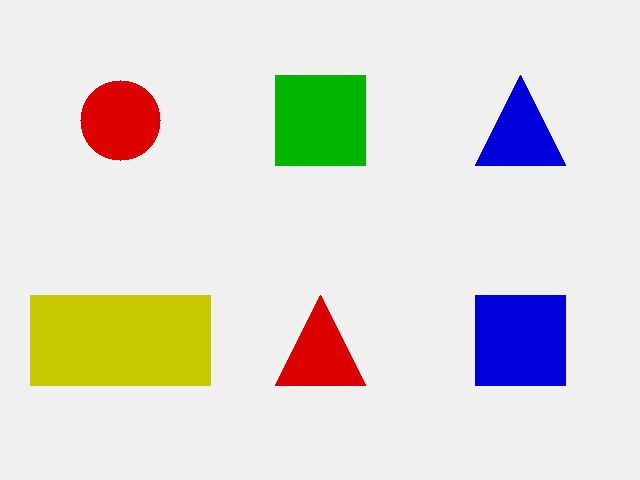
#> input picture vision/sample.png, 640 x 480 px
$ python -i detector.py   (imports and definitions only)
#> lines starting #> are read from the running program, lines starting #| are printed output that depends on the picture; after the words box and inside, x2 and y2 are one past the last pixel; in counts of white or black regions, pixels touching at a corner belong together
#> further down, picture is the input picture: shape (480, 640, 3); mean B, G, R 212.6, 219.2, 221
"""OpenCV 颜色 + 形状识别核心（S4-02 / S4-03）。

识别流水线：
    RGB 帧 -> 裁剪 ROI -> BGR 转 HSV -> 逐颜色多段阈值分割 -> 形态学开/闭去噪
    -> findContours -> 按面积过滤 -> 形状分类 -> minAreaRect 取中心点/方向角
    -> 组装 Target 列表

设计要点（面试可讲）：
    - 用 HSV 而非 RGB 分割：颜色主要由色相 H 决定，对亮度变化、阴影更鲁棒；
    - 红色在 HSV 色相环上跨 0/180 两端，因此拆成 [0,10] 与 [170,180] 两段再并成一个 mask；
    - 开运算(先腐蚀后膨胀)去孤立噪点，闭运算(先膨胀后腐蚀)填目标内部空洞，让轮廓更干净；
    - 形状用「圆度 + 多边形逼近顶点数」联合判断，不只看顶点数（圆形逼近会有很多顶点）。
"""
import json
import math
import os
from dataclasses import dataclass, asdict
from typing import List, Optional, Tuple

import cv2
import numpy as np

# 稳定排序用的颜色顺序（与识别顺序无关，仅用于让目标列表在帧间保持稳定）
COLOR_ORDER = {"red": 0, "green": 1, "blue": 2, "yellow": 3, "pink": 4}

# 绘制叠加层时各颜色类别对应的 BGR 颜色
COLOR_BGR = {
    "red": (0, 0, 255),
    "green": (0, 200, 0),
    "blue": (255, 0, 0),
    "yellow": (0, 220, 220),
    "pink": (255, 180, 220),
}


@dataclass
class Target:
    """一个被识别到的目标物。坐标均为全图像素坐标（配置 ROI 时会自动加回偏移）。"""
    color: str          # 颜色类别名，如 red/green/blue/yellow
    shape: str          # 形状：circle/triangle/square/diamond/rectangle/pentagon/polygon/unknown
    cx: float           # 中心点 x（像素）
    cy: float           # 中心点 y（像素）
    angle: float        # minAreaRect 方向角（度）
    w: float            # 最小外接矩形宽（像素）
    h: float            # 最小外接矩形高（像素）
    area: float         # 轮廓面积（像素^2）
    confidence: float   # 填充度 [0,1]：轮廓面积 / 最小外接矩形面积
    ts: float           # 时间戳（秒）
    vertices: Optional[List[Tuple[float, float]]] = None  # 轮廓逼近顶点（贴合形状绘制用，圆为 None）

    def to_dict(self) -> dict:
        return asdict(self)


def classify_shape(contour, area: float):
    """按轮廓特征分类形状，返回 (形状名, 贴合绘制顶点)，圆返回 (shape, None)。

    判断依据：
        - 圆度 = 4*pi*面积 / 周长^2：圆≈1、正方形≈0.785、三角形≈0.6；
        - 再用多边形逼近（approxPolyDP）数顶点，区分三角 / 四边 / 五边；
        - 逼近后用 _drop_spurious 去掉圆角/噪声造成的「切角」伪顶点，避免方块抖成
          pentagon/polygon、三角形抖成四边形；
        - 四边形按「边长是否等 + 内角是否直角」细分 正方形 / 菱形 / 矩形。
    """
    peri = cv2.arcLength(contour, True)
    if peri <= 0:
        return "unknown", None
    circularity = 4.0 * math.pi * area / (peri * peri)
    if circularity >= 0.88:
        return "circle", None

    approx = cv2.approxPolyDP(contour, 0.04 * peri, True)
    pts = approx.reshape(-1, 2).astype(np.float64)
    pts = _drop_spurious(pts)
    n = len(pts)

    if n == 3:
        return "triangle", _to_list(pts)
    if n == 4:
        return _quad_type(pts), _to_list(pts)
    if n == 5:
        return "pentagon", _to_list(pts)
    return "polygon", _to_list(pts)


def _drop_spurious(pts) -> np.ndarray:
    """删除圆角/噪声造成的「切角」伪顶点：相邻短边 < 最长边 20% 就合并该顶点。

    例：圆角矩形 approxPolyDP 会给出 5 个顶点（一个圆角被拆成两个），
    其中必有一条短边，删掉它即回到 4 顶点 -> 正确判为 rectangle。
    """
    pts = [tuple(p) for p in pts]
    while len(pts) > 3:
        n = len(pts)
        edges = [math.hypot(pts[(i + 1) % n][0] - pts[i][0], pts[(i + 1) % n][1] - pts[i][1])
                 for i in range(n)]
        longest = max(edges)
        idx = edges.index(min(edges))
        if edges[idx] < 0.2 * longest:
            del pts[idx]
        else:
            break
    return np.array(pts, dtype=np.float64)


def _to_list(pts) -> List[Tuple[float, float]]:
    return [(float(p[0]), float(p[1])) for p in pts]


def _quad_type(pts) -> str:
    """四边形细分：正方形 / 菱形 / 矩形 / 普通四边形。

    用「对边长度均值」的比值判定矩形：对边均值能抵消单个顶点的噪声，
    避免方块因一条边偏短而被误判成长方形。
    """
    edges = [float(np.linalg.norm(pts[(i + 1) % 4] - pts[i])) for i in range(4)]
    pair_a = (edges[0] + edges[2]) / 2.0
    pair_b = (edges[1] + edges[3]) / 2.0
    ratio = max(pair_a, pair_b) / (min(pair_a, pair_b) + 1e-6)
    if ratio > 1.3:
        return "rectangle"  # 两对对边均值明显不等 → 长方形

    ang = _angle_at(pts, 0)          # 对边均值近似相等：看内角是 90°（方）还是斜（菱）
    return "square" if 82.0 <= ang <= 98.0 else "diamond"


def _angle_at(pts, i) -> float:
    a = pts[(i - 1) % 4]
    b = pts[i]
    c = pts[(i + 1) % 4]
    v1 = a - b
    v2 = c - b
    cos = float(np.dot(v1, v2) / (np.linalg.norm(v1) * np.linalg.norm(v2) + 1e-6))
    cos = max(-1.0, min(1.0, cos))
    return math.degrees(math.acos(cos))


class Detector:
    """从配置文件加载阈值，对一帧图像做颜色+形状识别。"""

    def __init__(self, config_path: Optional[str] = None):
        self.config = self._load(config_path)
        self.min_area = float(self.config.get("min_area", 500))
        roi = self.config.get("roi")
        self.roi: Optional[Tuple[int, int, int, int]] = (
            tuple(int(v) for v in roi) if roi and len(roi) == 4 else None
        )
        self.colors = self.config.get("colors", {})
        morph = self.config.get("morph", {})
        self.open_k = self._odd(morph.get("open_ksize", 5))
        self.close_k = self._odd(morph.get("close_ksize", 5))

    @staticmethod
    def _load(config_path: Optional[str]) -> dict:
        if config_path is None:
            config_path = os.path.join(os.path.dirname(os.path.abspath(__file__)), "config.json")
        with open(config_path, "r", encoding="utf-8") as f:
#> (reads vision/config.json from the repository)
            return json.load(f)

    @staticmethod
    def _odd(k) -> int:
        k = int(k)
        return k if k % 2 == 1 else k + 1

    def _crop(self, frame):
        if self.roi is None:
            return frame
        x, y, w, h = self.roi
        return frame[y:y + h, x:x + w]
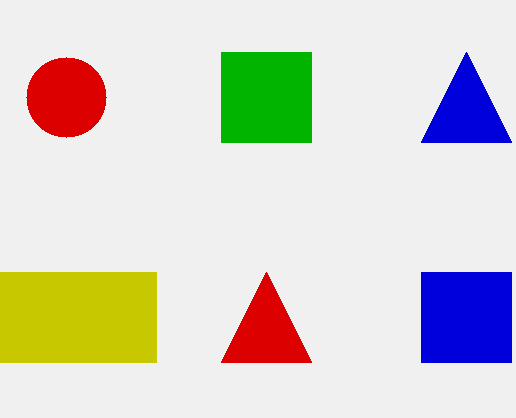
#> returned value: shape (418, 516, 3); mean of channels 0, 1, 2 203.4, 210.8, 213.4; drawn as B, G, R

    @staticmethod
    def _color_mask(hsv, ranges) -> np.ndarray:
        """把同一颜色的多段 HSV 范围合并成一个二值 mask（红色需要两段）。"""
        mask = np.zeros(hsv.shape[:2], dtype=np.uint8)
        for low, high in ranges:
            m = cv2.inRange(
                hsv,
                np.array(low, dtype=np.uint8),
                np.array(high, dtype=np.uint8),
            )
            mask = cv2.bitwise_or(mask, m)
        return mask

    def detect(self, frame) -> List[Target]:
        roi = self._crop(frame)
        hsv = cv2.cvtColor(roi, cv2.COLOR_BGR2HSV)
#> hsv: shape (418, 516, 3); mean H, S, V 11.3, 52.4, 233
        open_se = cv2.getStructuringElement(cv2.MORPH_ELLIPSE, (self.open_k, self.open_k))
        close_se = cv2.getStructuringElement(cv2.MORPH_ELLIPSE, (self.close_k, self.close_k))

        ox = 0 if self.roi is None else self.roi[0]
        oy = 0 if self.roi is None else self.roi[1]
        targets: List[Target] = []
        for color, spec in self.colors.items():
            mask = self._color_mask(hsv, spec["ranges"])
            mask = cv2.morphologyEx(mask, cv2.MORPH_OPEN, open_se)
            mask = cv2.morphologyEx(mask, cv2.MORPH_CLOSE, close_se)

            contours, _ = cv2.findContours(mask, cv2.RETR_EXTERNAL, cv2.CHAIN_APPROX_SIMPLE)
            for cnt in contours:
                area = cv2.contourArea(cnt)
                if area < self.min_area:
                    continue
                shape, vertices = classify_shape(cnt, area)
                if vertices is not None:
                    vertices = [(vx + ox, vy + oy) for vx, vy in vertices]
                rect = cv2.minAreaRect(cnt)
                (cx, cy), (w, h), angle = rect
                rect_area = max(w * h, 1.0)
                confidence = round(min(1.0, area / rect_area), 3)
                targets.append(Target(
                    color=color,
                    shape=shape,
                    cx=float(cx) + ox,
                    cy=float(cy) + oy,
                    angle=float(angle),
                    w=float(w),
                    h=float(h),
                    area=float(area),
                    confidence=confidence,
                    ts=0.0,
                    vertices=vertices,
                ))
#> this loop made 4 passes
#> pass 1, in detect, `mask = self._color_mask(hsv, spec["ranges"])`:
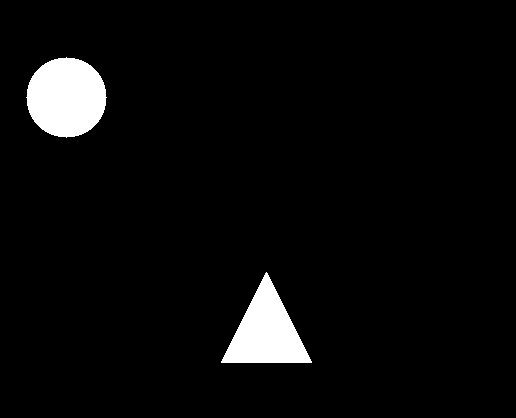
#> mask: shape (418, 516); 4.3% white; 2 white regions, box (x1, y1, x2, y2) and area: (26, 57, 107, 138) 5025, (221, 272, 312, 363) 4231
#> pass 2, in detect, `mask = self._color_mask(hsv, spec["ranges"])`:
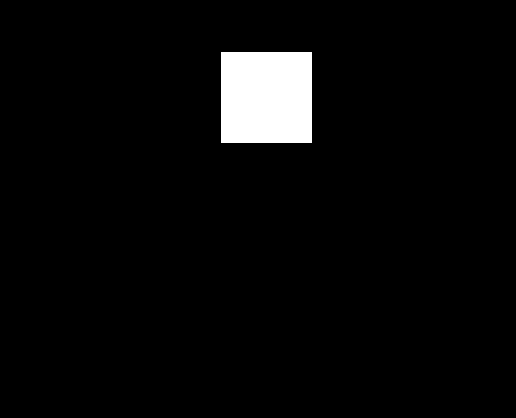
#> mask: shape (418, 516); 3.8% white; 1 white region, box (x1, y1, x2, y2) and area: (221, 52, 312, 143) 8281
#> after the loop:
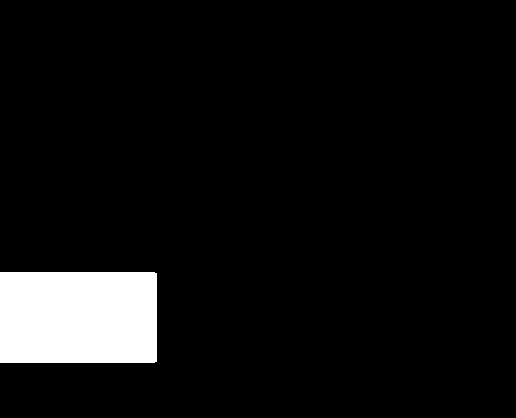
#> mask: shape (418, 516); 6.6% white; 1 white region, box (x1, y1, x2, y2) and area: (0, 272, 157, 363) 14283
#> after the loop, targets = 6 items

        targets = Detector._dedup(targets)
        # 稳定排序：按颜色固定顺序 -> 纵坐标 -> 横坐标。避免按面积排序在帧间抖动导致抓取错位
        targets.sort(key=lambda t: (COLOR_ORDER.get(t.color, 99), t.cy, t.cx))
        return targets

    @staticmethod
    def _dedup(targets: List[Target], dist_px: float = 25.0) -> List[Target]:
        """合并中心距离过近的同色目标（同一物体被 HSV 分割成多个轮廓时的去重）。

        只合并「同颜色且中心距 < dist_px」的目标，保留面积更大者；不同颜色即使叠放也不合并。
        """
#> called with dist_px = 25
        out: List[Target] = []
        for t in targets:
            merged = False
            for i, o in enumerate(out):
                if t.color == o.color and math.hypot(t.cx - o.cx, t.cy - o.cy) < dist_px:
                    if t.area > o.area:
                        out[i] = t
                    merged = True
                    break
            if not merged:
                out.append(t)
#> this loop made 6 passes
#> after the loop, out = 6 items
        return out


# [48 lines left out: function draw_targets, not called in this run]

>>> import cv2
>>> picture = cv2.imread('sample.png')
>>> result = Detector().detect(picture)
#> result = 6 items
